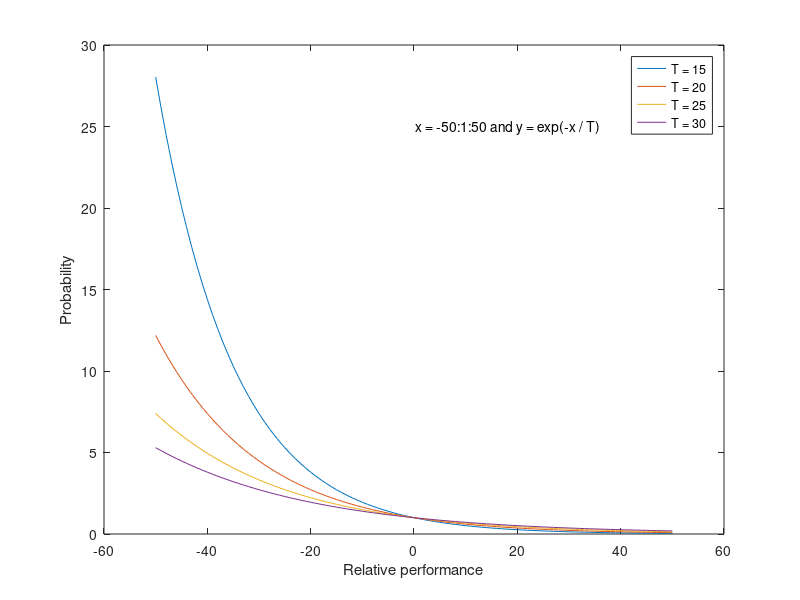
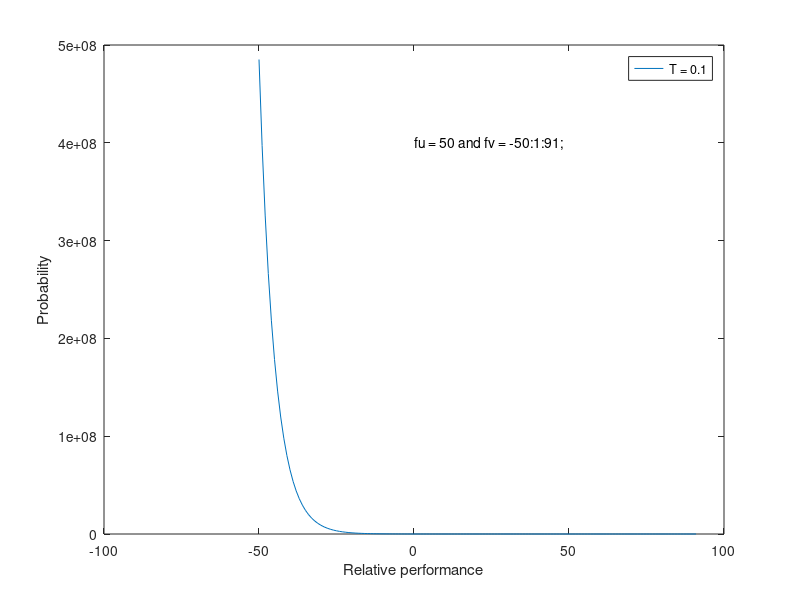

Write MATLAB code to recreate these figures, in order.
% Probability function variation with parameter T.
function plotProbabilityFunction() 
    %
    % Minimization problem (in max. problems we should interchange fv with fu)
    %
    clc; % Clear screen
    
    % /////////////////////////////////////////
    % SA
    %
    x = -50:1:50;
    T = [15 20 25 30];
    for i = 1 : size(T,2)
        y = prob1(x, T(i));
        plot(x, y, '-');
        hold on;
    end
        
    xlabel('Relative performance')
    ylabel('Probability')
    legend("T = 15", "T = 20", "T = 25", "T = 30");   
    text(0.25, 25, "x = -50:1:50 and y = exp(-x / T)")
    % /////////////////////////////////////////
  
    fv = -50:1:91; % Fv are the neighbour solutions 
    fu = 50;       % Fu is the current solution
    %T = 10;
    %T = 1;
    T = 0.1;
    
    for i = 1 : length(fv)
        y2(i) = p2(fu, fv(i), T);
    end
   % [fv' y1' y2']
   %fprintf('%g\n', y2);   
  
   figure(2)
   plot(fv, y2, '-');
   xlabel('Relative performance')
   ylabel('Probability')
   legend("T = 0.1");   
   text(0.25, 4e8, "fu = 50 and fv = -50:1:91;")

end



% SA
function v = prob1(x, T)
    v = exp(-x / T);
end


function v2 = p2(fu, fv, T)
    v2 = exp(-(fv-fu) / (fu*T));  % Relative difference between fu 
                                  % and fv normalized [0;1]
end







































